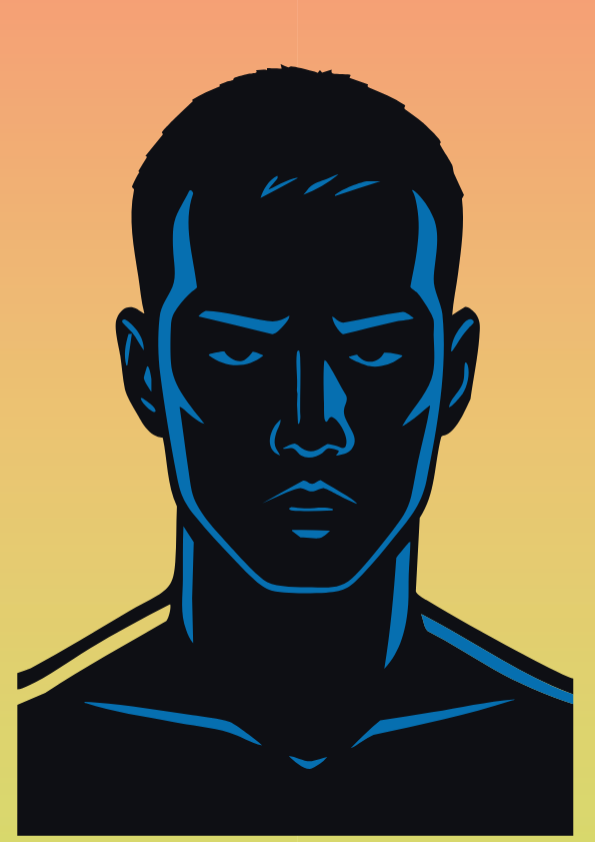
Frame 1 (no input)
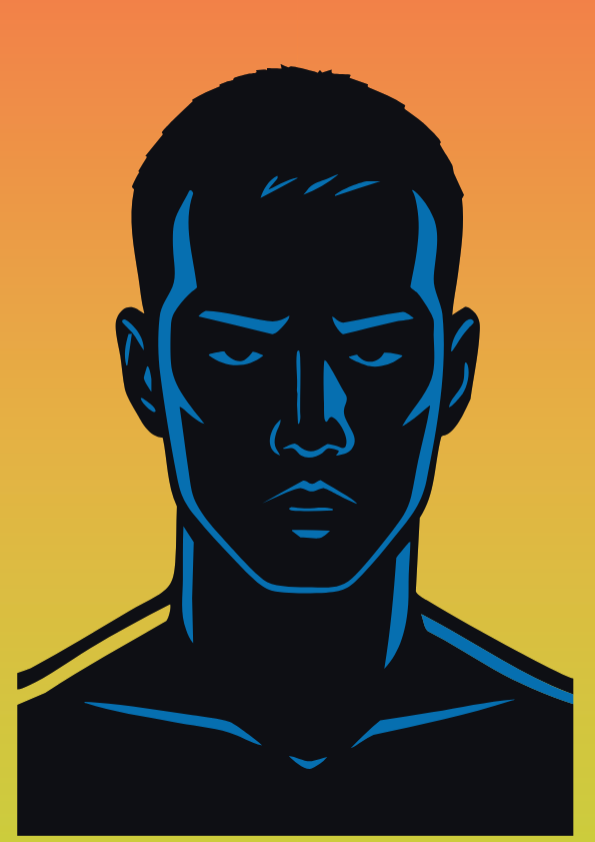
Frame 60 (no input)
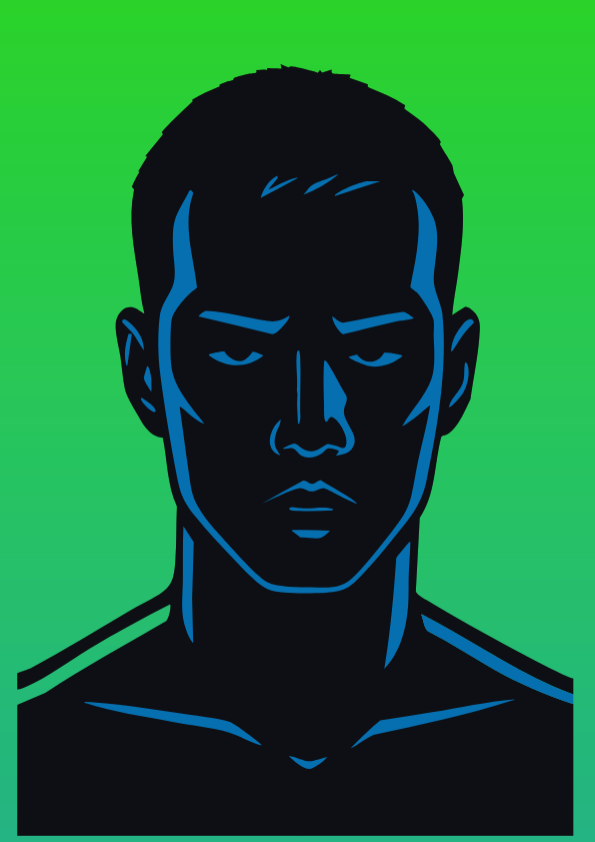
Frame 120 (the mouse pressed at the canvas centre since frame 60)

The p5.js sketch that drew these frames (run headless with seeded random() and noise() and a simulated clock; from frame 60 on, the mouse is pressed at the canvas centre):

// p5.js sketch
// ── sketch.js
/* Auto-generated p5.js sketch
   Source: SVG with 27 <path> elements
   Total cubic segments: 574

   How it works:
   - segments[] contains cubic bezier segments in p5 order:
     [x1,y1, cx1,cy1, cx2,cy2, x2,y2]
   - We draw them with bezier(...).
   - Canvas matches the SVG viewBox (595.28 x 841.89). Change if desired.
*/
// === Colors sampled from your PNG ===
const COL = {
  navy:    '#0e0f14', // main silhouette (almost black)
  blue:    '#066fb0', // bright blue planes
  blueDeep:'#173a54', // darker blue accent strokes
  bgTop:   '#e17f46', // top of background
  bgMid:   '#eda35a', // middle blend
  bgBot:   '#f3c075'  // bottom of background
};

// Turn this ON once to see path numbers rendered on the canvas.
const SHOW_INDEX_OVERLAY = false;

// After you run with the overlay, put the indices you see here:
const IDX = {
  silhouette: [0],
  bluePlanes: [
    26,27, 28, 30, 31, 32, 36, 37, 39, 42, 46, 48,
    43, 47, 44, 45, 49, 50, 51, 33, 34, 29, 35, 38, 40, 41
  ],
  deepCuts: [],

  holesInSilhouette: []
};




const segments = [[16.94, 818.42, 16.963333333333335, 775.64, 16.986666666666668, 732.8599999999999, 17.01, 690.0799999999999], [17.01, 690.0799999999999, 26.156666666666666, 686.1833333333333, 35.303333333333335, 682.2866666666665, 44.45, 678.3899999999999], [44.45, 678.3899999999999, 82.69, 652.8499999999999, 123.46000000000001, 631.2499999999999, 163.07999999999998, 607.9799999999999], [163.07999999999998, 607.9799999999999, 165.61999999999998, 605.1899999999999, 167.55999999999997, 596.42, 167.04999999999998, 592.7599999999999], [167.04999999999998, 592.7599999999999, 166.95, 592.0299999999999, 167.35, 591.8299999999999, 166.26999999999998, 591.9799999999999], [166.26999999999998, 591.9799999999999, 139.71999999999997, 605.7799999999999, 113.22999999999999, 619.8199999999999, 87.57999999999998, 635.2299999999999], [87.57999999999998, 635.2299999999999, 67.80999999999999, 647.1099999999999, 47.289999999999985, 662.9599999999999, 26.349999999999987, 671.9799999999999], [26.349999999999987, 671.9799999999999, 23.349999999999987, 673.2699999999999, 20.239999999999988, 674.8699999999999, 16.939999999999987, 675.0799999999999], [16.939999999999987, 675.0799999999999, 16.939999999999987, 669.7533333333332, 16.939999999999987, 664.4266666666666, 16.939999999999987, 659.0999999999999], [16.939999999999987, 659.0999999999999, 21.316666666666652, 657.5299999999999, 25.69333333333332, 655.9599999999999, 30.069999999999986, 654.3899999999999], [30.069999999999986, 654.3899999999999, 62.639999999999986, 636.4799999999999, 94.48999999999998, 617.3799999999999, 126.42999999999998, 598.4599999999999], [126.42999999999998, 598.4599999999999, 135.39999999999998, 593.15, 145.01999999999998, 588.7399999999999, 153.89999999999998, 583.3299999999999], [153.89999999999998, 583.3299999999999, 168.56999999999996, 574.41, 170.53999999999996, 567.05, 171.82999999999998, 550.1299999999999], [171.82999999999998, 550.1299999999999, 173.2, 532.0999999999999, 172.60999999999999, 513.8299999999999, 173.45, 495.76999999999987], [173.45, 495.76999999999987, 163.73999999999998, 474.6399999999999, 164.26, 450.9399999999999, 159.61999999999998, 428.6299999999999], [159.61999999999998, 428.6299999999999, 146.03999999999996, 427.4499999999999, 139.48999999999998, 414.1899999999999, 133.42999999999998, 403.6999999999999], [133.42999999999998, 403.6999999999999, 129.99999999999997, 397.7599999999999, 123.90999999999998, 387.4999999999999, 122.47999999999998, 381.08999999999986], [122.47999999999998, 381.08999999999986, 120.23999999999998, 371.03999999999985, 119.50999999999998, 358.76999999999987, 117.92999999999998, 348.33999999999986], [117.92999999999998, 348.33999999999986, 116.52999999999997, 339.09999999999985, 111.15999999999998, 320.17999999999984, 114.42999999999998, 312.01999999999987], [114.42999999999998, 312.01999999999987, 117.89999999999998, 303.3699999999999, 124.90999999999998, 297.96999999999986, 134.07999999999998, 302.33999999999986], [134.07999999999998, 302.33999999999986, 135.2, 302.86999999999983, 141.1, 307.23999999999984, 141.51, 306.8899999999999], [141.51, 306.8899999999999, 138.42, 294.95999999999987, 137.45, 282.6199999999999, 135.57999999999998, 270.46999999999986], [135.57999999999998, 270.46999999999986, 131.23999999999998, 242.26999999999987, 125.47999999999999, 214.24999999999986, 131.39999999999998, 185.67999999999984], [131.39999999999998, 185.67999999999984, 131.48, 184.52999999999983, 129.45999999999998, 183.69999999999985, 129.40999999999997, 183.01999999999984], [129.40999999999997, 183.01999999999984, 129.32999999999996, 181.90999999999983, 135.26999999999998, 170.18999999999983, 136.69999999999996, 168.58999999999983], [136.69999999999996, 168.58999999999983, 136.3433333333333, 168.24333333333317, 135.98666666666662, 167.8966666666665, 135.62999999999997, 167.54999999999984], [135.62999999999997, 167.54999999999984, 138.4733333333333, 162.92999999999984, 141.31666666666663, 158.30999999999983, 144.15999999999997, 153.68999999999983], [144.15999999999997, 153.68999999999983, 143.6333333333333, 153.3366666666665, 143.10666666666663, 152.98333333333315, 142.57999999999996, 152.62999999999982], [142.57999999999996, 152.62999999999982, 148.16999999999996, 145.78333333333316, 153.75999999999996, 138.9366666666665, 159.34999999999997, 132.08999999999983], [159.34999999999997, 132.08999999999983, 160.20999999999998, 131.10999999999984, 158.72999999999996, 130.20999999999984, 158.70999999999998, 129.70999999999984], [158.70999999999998, 129.70999999999984, 158.65999999999997, 128.43999999999983, 169.79, 117.31999999999984, 171.55999999999997, 115.57999999999984], [171.55999999999997, 115.57999999999984, 177.5133333333333, 109.98999999999984, 183.46666666666664, 104.39999999999985, 189.41999999999996, 98.80999999999985], [189.41999999999996, 98.80999999999985, 189.0833333333333, 98.70333333333318, 188.74666666666664, 98.59666666666652, 188.40999999999997, 98.48999999999985], [188.40999999999997, 98.48999999999985, 188.46999999999997, 98.14666666666652, 188.52999999999997, 97.80333333333319, 188.58999999999997, 97.45999999999985], [188.58999999999997, 97.45999999999985, 197.10999999999999, 92.33999999999985, 206.29999999999998, 88.42999999999985, 215.45999999999998, 84.61999999999985], [215.45999999999998, 84.61999999999985, 215.3733333333333, 84.09999999999985, 215.28666666666666, 83.57999999999984, 215.2, 83.05999999999985], [215.2, 83.05999999999985, 215.5, 82.53999999999985, 221.83999999999997, 80.19999999999985, 223.06, 79.73999999999985], [223.06, 79.73999999999985, 224.53, 79.18999999999986, 227.51, 78.79999999999986, 228.43, 78.30999999999985], [228.43, 78.30999999999985, 229.08, 77.95999999999985, 228.59, 76.82999999999984, 229.68, 76.24999999999984], [229.68, 76.24999999999984, 231.6, 75.23999999999984, 241.92000000000002, 72.79999999999984, 244.74, 72.13999999999984], [244.74, 72.13999999999984, 246.13, 71.80999999999985, 251.39000000000001, 71.54999999999984, 251.63, 70.51999999999984], [251.63, 70.51999999999984, 251.46666666666667, 69.91333333333317, 251.3033333333333, 69.30666666666652, 251.14, 68.69999999999985], [251.14, 68.69999999999985, 254.79999999999998, 68.94999999999985, 258.18, 67.33999999999985, 261.78, 68.69999999999985], [261.78, 68.69999999999985, 261.78, 67.98666666666651, 261.78, 67.27333333333318, 261.78, 66.55999999999985], [261.78, 66.55999999999985, 261.78, 66.55999999999985, 276.15, 67.08999999999985, 276.15, 67.08999999999985], [276.15, 67.08999999999985, 275.7966666666666, 65.66999999999985, 275.4433333333333, 64.24999999999984, 275.09, 62.82999999999985], [275.09, 62.82999999999985, 277.15999999999997, 63.47999999999985, 280.58, 65.51999999999985, 282.53, 65.82999999999984], [282.53, 65.82999999999984, 283.72999999999996, 66.01999999999984, 284.03999999999996, 64.98999999999984, 285.32, 65.03999999999984], [285.32, 65.03999999999984, 289.46, 65.21999999999984, 300.71, 68.31999999999984, 305.53999999999996, 69.36999999999983], [305.53999999999996, 69.36999999999983, 307.52, 69.79999999999984, 309.62999999999994, 70.59999999999984, 311.56999999999994, 71.21999999999983], [311.56999999999994, 71.21999999999983, 312.27333333333326, 70.37333333333316, 312.97666666666663, 69.52666666666649, 313.67999999999995, 68.67999999999982], [313.67999999999995, 68.67999999999982, 314.3866666666666, 69.50666666666649, 315.0933333333333, 70.33333333333316, 315.79999999999995, 71.15999999999983], [315.79999999999995, 71.15999999999983, 318.90666666666664, 70.1566666666665, 322.01333333333326, 69.15333333333315, 325.11999999999995, 68.14999999999982], [325.11999999999995, 68.14999999999982, 325.11999999999995, 70.26999999999983, 324.5199999999999, 71.32999999999983, 326.80999999999995, 72.05999999999982], [326.80999999999995, 72.05999999999982, 329.09999999999997, 72.78999999999981, 342.90999999999997, 72.28999999999982, 343.75999999999993, 73.47999999999982], [343.75999999999993, 73.47999999999982, 343.4066666666666, 74.36333333333316, 343.0533333333333, 75.24666666666648, 342.69999999999993, 76.12999999999982], [342.69999999999993, 76.12999999999982, 348.7333333333333, 78.2666666666665, 354.7666666666666, 80.40333333333315, 360.79999999999995, 82.53999999999982], [360.79999999999995, 82.53999999999982, 360.42999999999995, 83.94999999999982, 359.92999999999995, 84.50999999999982, 361.35999999999996, 85.42999999999982], [361.35999999999996, 85.42999999999982, 373.65, 90.64999999999982, 386.00999999999993, 95.36999999999982, 397.04999999999995, 103.02999999999983], [397.04999999999995, 103.02999999999983, 397.96, 104.12999999999982, 395.50999999999993, 105.40999999999983, 396.96, 106.79999999999983], [396.96, 106.79999999999983, 402.85999999999996, 110.92999999999982, 408.81, 115.14999999999982, 414.28999999999996, 119.83999999999983], [414.28999999999996, 119.83999999999983, 417.29999999999995, 122.41999999999983, 432.22999999999996, 136.29999999999984, 432.11999999999995, 139.27999999999983], [432.11999999999995, 139.27999999999983, 432.09, 139.94999999999982, 431.31999999999994, 140.45999999999984, 431.28, 140.87999999999982], [431.28, 140.87999999999982, 431.15999999999997, 142.17999999999984, 441.82, 157.94999999999982, 443.17999999999995, 161.25999999999982], [443.17999999999995, 161.25999999999982, 444.31999999999994, 164.0199999999998, 444.15999999999997, 166.75999999999982, 445.03999999999996, 169.52999999999983], [445.03999999999996, 169.52999999999983, 448.30999999999995, 176.6766666666665, 451.58, 183.82333333333315, 454.84999999999997, 190.96999999999983], [454.84999999999997, 190.96999999999983, 454.19333333333327, 192.20333333333315, 453.53666666666663, 193.4366666666665, 452.87999999999994, 194.66999999999982], [452.87999999999994, 194.66999999999982, 455.73999999999995, 219.09999999999982, 452.31999999999994, 243.4299999999998, 449.10999999999996, 267.6299999999998], [449.10999999999996, 267.6299999999998, 447.30999999999995, 281.23999999999984, 444.43999999999994, 294.7699999999998, 443.33, 308.4599999999998], [443.33, 308.4599999999998, 447.5433333333333, 305.8299999999998, 451.75666666666666, 303.1999999999998, 455.96999999999997, 300.5699999999998], [455.96999999999997, 300.5699999999998, 459.32, 299.9099999999998, 464.51, 304.9099999999998, 466.44, 307.4399999999998], [466.44, 307.4399999999998, 471.69, 314.35999999999984, 470.56, 321.8799999999998, 469.94, 330.0299999999998], [469.94, 330.0299999999998, 468.43, 350.0299999999998, 463.94, 370.7499999999998, 461.28, 390.6299999999998], [461.28, 390.6299999999998, 456.03, 401.41999999999985, 448.66999999999996, 420.42999999999984, 437.30999999999995, 425.7799999999998], [437.30999999999995, 425.7799999999998, 435.71999999999997, 426.5299999999998, 433.2699999999999, 426.4299999999998, 432.53999999999996, 427.9399999999998], [432.53999999999996, 427.9399999999998, 425.83, 454.23999999999984, 427.16999999999996, 483.99999999999983, 411.51, 507.05999999999983], [411.51, 507.05999999999983, 410.23, 530.9933333333331, 408.95, 554.9266666666665, 407.67, 578.8599999999998], [407.67, 578.8599999999998, 408.27000000000004, 581.9999999999998, 415.41, 585.8899999999998, 418.14000000000004, 587.5599999999998], [418.14000000000004, 587.5599999999998, 446.03000000000003, 604.5499999999998, 477.44000000000005, 621.8899999999999, 506.31000000000006, 637.3099999999998], [506.31000000000006, 637.3099999999998, 522.08, 645.7299999999998, 541.84, 656.4699999999998, 558.1, 663.2599999999999], [558.1, 663.2599999999999, 559.38, 663.7899999999998, 560.6800000000001, 664.1099999999999, 562.02, 664.3999999999999], [562.02, 664.3999999999999, 562.02, 669.5499999999998, 562.02, 674.6999999999999, 562.02, 679.8499999999999], [562.02, 679.8499999999999, 554.89, 677.29, 547.8199999999999, 674.5199999999999, 540.9, 671.42], [540.9, 671.42, 496.91999999999996, 651.75, 457.10999999999996, 623.9699999999999, 414.40999999999997, 601.9599999999999], [414.40999999999997, 601.9599999999999, 413.96999999999997, 601.7399999999999, 413.28999999999996, 601.04, 412.96999999999997, 601.8], [412.96999999999997, 601.8, 415.2, 607.12, 415.29999999999995, 613.4499999999999, 419.16999999999996, 617.9699999999999], [419.16999999999996, 617.9699999999999, 441.4, 629.3499999999999, 462.28, 643.1099999999999, 483.94999999999993, 655.43], [483.94999999999993, 655.43, 508.6599999999999, 669.4799999999999, 535.04, 680.4699999999999, 562.02, 689.4399999999999], [562.02, 689.4399999999999, 562.02, 732.42, 562.02, 775.3999999999999, 562.02, 818.3799999999999], [562.02, 818.3799999999999, 380.3266666666667, 818.3799999999999, 198.63333333333338, 818.3799999999999, 16.94, 818.3799999999999], [16.94, 818.3799999999999, 16.94, 818.3933333333332, 16.94, 818.4066666666666, 16.94, 818.42], [332.07, 170.51, 328.2, 171.03, 324.59, 173.54999999999998, 320.88, 175.03], [320.88, 175.03, 313.86, 177.82, 308.65, 178.57, 302.77, 184.07], [302.77, 184.07, 301.00333333333333, 186.29666666666665, 299.2366666666666, 188.52333333333334, 297.46999999999997, 190.75], [297.46999999999997, 190.75, 309.99999999999994, 185.86, 321.63, 178.98, 332.05999999999995, 170.51], [332.05999999999995, 170.51, 332.0633333333333, 170.51, 332.06666666666666, 170.51, 332.07, 170.51], [271.91, 172.11, 263.61, 176.15, 258.01000000000005, 185.33, 255.42000000000002, 193.95000000000002], [255.42000000000002, 193.95000000000002, 267.48333333333335, 187.46333333333334, 279.5466666666667, 180.9766666666667, 291.61, 174.49], [291.61, 174.49, 291.71000000000004, 173.08, 291.38, 173.95000000000002, 290.7, 174.12], [290.7, 174.12, 286.83, 175.05, 282.42, 176.62, 278.71, 178.1], [278.71, 178.1, 273.39, 180.22, 268.65, 183.21, 263.4, 185.42], [263.4, 185.42, 262.85999999999996, 184.95999999999998, 271.54999999999995, 176.08999999999997, 272.19, 174.2], [272.19, 174.2, 272.48, 173.33999999999997, 271.98, 172.89, 271.91, 172.10999999999999], [271.91, 172.10999999999999, 271.91, 172.10999999999999, 271.91, 172.11, 271.91, 172.11], [373.06, 177.43, 369.06666666666666, 177.43, 365.0733333333333, 177.43, 361.08, 177.43], [361.08, 177.43, 354.44, 177.43, 334.25, 185.63, 329.24, 190.32], [329.24, 190.32, 328.84000000000003, 190.7, 327.66, 191.15, 328.62, 191.82999999999998], [328.62, 191.82999999999998, 343.43333333333334, 187.03333333333333, 358.24666666666667, 182.23666666666665, 373.06, 177.44], [373.06, 177.44, 373.06, 177.43666666666667, 373.06, 177.43333333333334, 373.06, 177.43], [200.59, 415.07, 186.89000000000001, 397.46999999999997, 169.16, 378.61, 167.59, 355.13], [167.59, 355.13, 166.89000000000001, 344.68, 166.98, 329.90999999999997, 167.56, 319.40999999999997], [167.56, 319.40999999999997, 168.05, 310.41999999999996, 169.96, 306.86999999999995, 175.12, 299.80999999999995], [175.12, 299.80999999999995, 178.68, 294.93999999999994, 183.4, 289.98999999999995, 187.8, 285.85999999999996], [187.8, 285.85999999999996, 188.97, 284.75999999999993, 192.89000000000001, 282.33, 193.14000000000001, 281.06999999999994], [193.14000000000001, 281.06999999999994, 189.72000000000003, 250.66999999999993, 178.66000000000003, 219.51999999999992, 189.39000000000001, 189.34999999999994], [189.39000000000001, 189.34999999999994, 189.39000000000001, 187.72999999999993, 186.73000000000002, 184.57999999999993, 185.43, 187.04999999999993], [185.43, 187.04999999999993, 180.89000000000001, 197.06999999999994, 173.64000000000001, 206.51999999999992, 170.93, 217.28999999999994], [170.93, 217.28999999999994, 169.0, 224.93999999999994, 169.43, 235.73999999999992, 169.69, 243.79999999999993], [169.69, 243.79999999999993, 170.06, 255.59999999999994, 173.69, 269.98999999999995, 169.03, 280.9199999999999], [169.03, 280.9199999999999, 164.34, 291.9099999999999, 157.83, 298.2399999999999, 156.41, 310.9199999999999], [156.41, 310.9199999999999, 154.48, 328.1899999999999, 154.85, 348.4999999999999, 157.01, 365.7199999999999], [157.01, 365.7199999999999, 161.01999999999998, 397.7299999999999, 167.06, 432.9699999999999, 173.07, 464.7299999999999], [173.07, 464.7299999999999, 176.66, 483.6699999999999, 180.01, 491.5899999999999, 192.07999999999998, 506.4399999999999], [192.07999999999998, 506.4399999999999, 203.04, 519.9299999999998, 216.40999999999997, 534.1299999999999, 228.51999999999998, 546.6899999999998], [228.51999999999998, 546.6899999999998, 236.90999999999997, 555.3899999999999, 253.10999999999999, 573.2199999999998, 263.82, 577.4199999999998], [263.82, 577.4199999999998, 274.53, 581.6199999999999, 306.61, 580.8599999999999, 319.59, 580.2499999999999], [319.59, 580.2499999999999, 339.17999999999995, 579.3199999999999, 344.10999999999996, 574.2699999999999, 356.89, 560.8799999999999], [356.89, 560.8799999999999, 366.47999999999996, 550.8399999999999, 375.97999999999996, 539.1199999999999, 384.74, 528.2799999999999], [384.74, 528.2799999999999, 400.31, 509.03999999999985, 412.97, 495.72999999999985, 418.14, 470.59999999999985], [418.14, 470.59999999999985, 428.84999999999997, 418.6399999999999, 439.0, 360.72999999999985, 433.71999999999997, 307.6999999999998], [433.71999999999997, 307.6999999999998, 432.61999999999995, 296.7099999999998, 424.74999999999994, 284.36999999999983, 425.21, 273.0699999999998], [425.21, 273.0699999999998, 426.0, 253.71999999999983, 432.68, 231.68999999999983, 424.93, 213.12999999999982], [424.93, 213.12999999999982, 421.24, 204.28999999999982, 414.04, 193.28999999999982, 406.58, 187.2699999999998], [406.58, 187.2699999999998, 406.0, 186.7999999999998, 404.63, 185.4399999999998, 403.90999999999997, 186.2099999999998], [403.90999999999997, 186.2099999999998, 406.73999999999995, 190.4299999999998, 407.61999999999995, 195.85999999999981, 408.53, 200.7699999999998], [408.53, 200.7699999999998, 411.47999999999996, 216.7199999999998, 410.79999999999995, 229.8699999999998, 408.63, 245.81999999999982], [408.63, 245.81999999999982, 407.05, 257.4499999999998, 404.43, 268.97999999999985, 402.31, 280.5099999999998], [402.31, 280.5099999999998, 402.47, 282.1399999999998, 407.34, 284.8999999999998, 408.72, 286.35999999999984], [408.72, 286.35999999999984, 412.65000000000003, 290.51999999999987, 423.88000000000005, 307.49999999999983, 424.96000000000004, 312.72999999999985], [424.96000000000004, 312.72999999999985, 425.91, 317.3199999999998, 425.04, 324.57999999999987, 425.19000000000005, 329.5699999999998], [425.19000000000005, 329.5699999999998, 425.57000000000005, 342.29999999999984, 427.21000000000004, 358.8999999999998, 422.94000000000005, 370.9699999999998], [422.94000000000005, 370.9699999999998, 416.86000000000007, 388.1399999999998, 403.03000000000003, 401.5499999999998, 394.33000000000004, 417.1899999999998], [394.33000000000004, 417.1899999999998, 394.84000000000003, 417.66999999999985, 399.75000000000006, 414.1499999999998, 400.57000000000005, 413.5799999999998], [400.57000000000005, 413.5799999999998, 407.84000000000003, 408.5899999999998, 414.39000000000004, 402.5099999999998, 421.21000000000004, 396.9499999999998], [421.21000000000004, 396.9499999999998, 421.74, 397.11999999999983, 421.50000000000006, 398.2899999999998, 421.43000000000006, 398.7599999999998], [421.43000000000006, 398.7599999999998, 418.74000000000007, 415.6399999999998, 413.6000000000001, 433.8299999999998, 410.01000000000005, 450.73999999999984], [410.01000000000005, 450.73999999999984, 407.53000000000003, 462.39999999999986, 405.80000000000007, 474.3199999999998, 403.11000000000007, 485.92999999999984], [403.11000000000007, 485.92999999999984, 399.89000000000004, 499.85999999999984, 393.01000000000005, 508.8799999999998, 384.43000000000006, 519.9799999999998], [384.43000000000006, 519.9799999999998, 374.08000000000004, 533.3799999999998, 360.38000000000005, 550.5299999999997, 348.82000000000005, 562.6599999999997], [348.82000000000005, 562.6599999999997, 335.08000000000004, 577.0699999999997, 323.7300000000001, 575.2499999999998, 305.14000000000004, 574.9299999999997], [305.14000000000004, 574.9299999999997, 293.27000000000004, 574.7199999999997, 272.19000000000005, 575.2199999999997, 262.14000000000004, 570.0199999999998], [262.14000000000004, 570.0199999999998, 252.09000000000003, 564.8199999999998, 231.64000000000004, 541.5099999999998, 223.18000000000004, 532.2899999999997], [223.18000000000004, 532.2899999999997, 210.35000000000002, 518.3099999999997, 191.91000000000003, 499.5499999999997, 187.96000000000004, 480.6899999999997], [187.96000000000004, 480.6899999999997, 186.58000000000004, 474.0899999999997, 185.69000000000003, 466.7399999999997, 184.67000000000004, 460.0099999999997], [184.67000000000004, 460.0099999999997, 181.56000000000003, 439.5699999999997, 179.19000000000005, 418.9899999999997, 176.09000000000003, 398.53999999999974], [176.09000000000003, 398.53999999999974, 177.07000000000002, 398.41999999999973, 177.76000000000002, 399.08999999999975, 178.47000000000003, 399.60999999999973], [178.47000000000003, 399.60999999999973, 181.85000000000002, 402.0699999999997, 185.32000000000002, 405.77999999999975, 188.89000000000001, 408.35999999999973], [188.89000000000001, 408.35999999999973, 192.28, 410.8099999999997, 196.59, 413.9899999999997, 200.57000000000002, 415.0499999999997], [200.57000000000002, 415.0499999999997, 200.57666666666668, 415.0566666666665, 200.58333333333334, 415.0633333333332, 200.59, 415.07], [283.62, 309.04, 276.11, 313.51000000000005, 271.1, 315.68, 262.21, 314.22], [262.21, 314.22, 242.13, 310.93, 222.36999999999998, 305.26000000000005, 201.89, 304.31], [201.89, 304.31, 200.54999999999998, 304.36, 194.76, 308.39, 194.73, 309.83], [194.73, 309.83, 218.78, 315.62333333333333, 242.82999999999998, 321.41666666666663, 266.88, 327.21], [266.88, 327.21, 268.42, 327.21999999999997, 270.07, 326.12, 271.36, 325.26], [271.36, 325.26, 274.28000000000003, 323.3, 281.55, 315.06, 283.02000000000004, 311.89], [283.02000000000004, 311.89, 283.47, 310.91999999999996, 283.81000000000006, 310.15999999999997, 283.63000000000005, 309.03999999999996], [283.63000000000005, 309.03999999999996, 283.6266666666667, 309.03999999999996, 283.62333333333333, 309.04, 283.62, 309.04], [404.23, 310.35, 402.43, 308.81, 397.44, 305.34000000000003, 395.16, 305.3], [395.16, 305.3, 375.39000000000004, 307.62, 356.07000000000005, 312.15000000000003, 336.58000000000004, 316.02000000000004], [336.58000000000004, 316.02000000000004, 332.67, 315.75000000000006, 329.94000000000005, 312.8, 327.01000000000005, 310.64000000000004], [327.01000000000005, 310.64000000000004, 326.59000000000003, 310.33000000000004, 326.11000000000007, 309.55000000000007, 325.6700000000001, 310.38000000000005], [325.6700000000001, 310.38000000000005, 326.2800000000001, 313.91, 327.81000000000006, 317.18000000000006, 329.7100000000001, 320.19000000000005], [329.7100000000001, 320.19000000000005, 330.8900000000001, 322.05000000000007, 334.4400000000001, 327.08000000000004, 336.5800000000001, 327.21000000000004], [336.5800000000001, 327.21000000000004, 353.2400000000001, 323.54, 369.6400000000001, 318.63000000000005, 386.3400000000001, 315.16], [386.3400000000001, 315.16, 391.80000000000007, 314.03000000000003, 399.6300000000001, 313.65000000000003, 404.6000000000001, 312.12], [404.6000000000001, 312.12, 404.94000000000005, 312.02, 405.7200000000001, 311.55, 405.5200000000001, 311.19], [405.5200000000001, 311.19, 404.7500000000001, 311.36, 404.61000000000007, 310.68, 404.2300000000001, 310.36], [404.2300000000001, 310.36, 404.2300000000001, 310.3566666666667, 404.23, 310.35333333333335, 404.23, 310.35], [459.6, 321.07, 461.40000000000003, 319.13, 466.09000000000003, 316.18, 463.84000000000003, 313.81], [463.84000000000003, 313.81, 459.53000000000003, 309.26, 454.08000000000004, 317.1, 451.62, 320.28000000000003], [451.62, 320.28000000000003, 445.85, 327.75000000000006, 442.73, 334.57000000000005, 442.26, 344.21000000000004], [442.26, 344.21000000000004, 443.43, 344.41, 444.25, 342.54, 444.82, 341.71000000000004], [444.82, 341.71000000000004, 450.19, 333.93000000000006, 452.84999999999997, 328.34000000000003, 459.59999999999997, 321.08000000000004], [459.59999999999997, 321.08000000000004, 459.59999999999997, 321.0766666666667, 459.6, 321.0733333333333, 459.6, 321.07], [140.96, 343.14, 141.38, 336.36, 138.36, 329.21999999999997, 134.49, 323.78], [134.49, 323.78, 132.48000000000002, 320.96, 126.03, 313.96, 122.89000000000001, 312.98999999999995], [122.89000000000001, 312.98999999999995, 120.97000000000001, 312.4, 119.06000000000002, 313.50999999999993, 119.93000000000002, 315.41999999999996], [119.93000000000002, 315.41999999999996, 120.39000000000001, 316.42999999999995, 127.79000000000002, 323.49999999999994, 129.47000000000003, 325.60999999999996], [129.47000000000003, 325.60999999999996, 133.89000000000001, 331.16999999999996, 136.94000000000003, 337.40999999999997, 140.96000000000004, 343.14], [140.96000000000004, 343.14, 140.96000000000004, 343.14, 140.96, 343.14, 140.96, 343.14], [129.26, 326.62, 128.17333333333332, 326.72333333333336, 127.08666666666666, 326.82666666666665, 125.99999999999999, 326.93], [125.99999999999999, 326.93, 122.91999999999999, 337.32, 121.02999999999999, 347.36, 123.93999999999998, 358.06], [123.93999999999998, 358.06, 124.29333333333332, 357.7966666666667, 124.64666666666665, 357.5333333333333, 124.99999999999999, 357.27], [124.99999999999999, 357.27, 126.41999999999999, 347.05333333333334, 127.83999999999999, 336.83666666666664, 129.26, 326.62], [293.2, 343.14, 291.7, 343.07, 291.21999999999997, 344.24, 291.05, 345.51], [291.05, 345.51, 289.58, 356.65999999999997, 292.27000000000004, 370.83, 291.05, 382.32], [291.05, 382.32, 291.24, 383.38666666666666, 291.43, 384.4533333333333, 291.62, 385.52], [291.62, 385.52, 291.48333333333335, 389.10999999999996, 291.34666666666664, 392.7, 291.21, 396.28999999999996], [291.21, 396.28999999999996, 291.5233333333333, 402.5466666666666, 291.83666666666664, 408.8033333333333, 292.15, 415.05999999999995], [292.15, 415.05999999999995, 293.42999999999995, 415.46999999999997, 293.64, 413.7699999999999, 293.9, 412.8299999999999], [293.9, 412.8299999999999, 295.14, 408.3999999999999, 294.28, 406.5199999999999, 294.25, 402.55999999999995], [294.25, 402.55999999999995, 294.14, 385.38999999999993, 295.09, 367.31999999999994, 294.29, 350.28999999999996], [294.29, 350.28999999999996, 294.17, 347.83, 293.97, 345.47999999999996, 293.20000000000005, 343.12999999999994], [293.20000000000005, 343.12999999999994, 293.20000000000005, 343.13333333333327, 293.2, 343.13666666666666, 293.2, 343.14], [220.18, 344.32, 219.11, 343.69, 207.39000000000001, 346.01, 205.6, 346.82], [205.6, 346.82, 204.98, 347.09999999999997, 204.63, 346.57, 204.85999999999999, 347.93], [204.85999999999999, 347.93, 221.17999999999998, 360.1, 241.88, 361.26, 258.08, 348.21], [258.08, 348.21, 258.06, 347.40999999999997, 248.98999999999998, 344.0, 247.80999999999997, 344.28999999999996], [247.80999999999997, 344.28999999999996, 244.67, 348.11999999999995, 241.57999999999998, 352.65, 236.27999999999997, 353.58], [236.27999999999997, 353.58, 230.97999999999996, 354.51, 222.61999999999998, 349.10999999999996, 220.18999999999997, 344.33], [220.18999999999997, 344.33, 220.18666666666664, 344.32666666666665, 220.18333333333334, 344.3233333333333, 220.18, 344.32], [394.35, 347.94, 388.56, 346.48, 382.69, 344.83, 376.6, 345.36], [376.6, 345.36, 370.75, 356.31, 358.01000000000005, 357.27000000000004, 350.33000000000004, 347.47], [350.33000000000004, 347.47, 349.38000000000005, 347.20000000000005, 344.79, 348.57000000000005, 343.44000000000005, 348.94000000000005], [343.44000000000005, 348.94000000000005, 342.72, 349.13000000000005, 341.95000000000005, 348.58000000000004, 342.19000000000005, 349.80000000000007], [342.19000000000005, 349.80000000000007, 343.43000000000006, 352.24000000000007, 358.57000000000005, 357.86000000000007, 361.75000000000006, 358.4600000000001], [361.75000000000006, 358.4600000000001, 371.7300000000001, 360.3300000000001, 383.24000000000007, 357.1000000000001, 391.32000000000005, 351.0400000000001], [391.32000000000005, 351.0400000000001, 391.89000000000004, 350.61000000000007, 395.01000000000005, 348.6600000000001, 394.34000000000003, 347.9500000000001], [394.34000000000003, 347.9500000000001, 394.34333333333336, 347.9466666666667, 394.3466666666667, 347.9433333333334, 394.35, 347.94], [344.62, 439.89, 355.88, 425.96999999999997, 333.99, 413.62, 337.55, 399.5], [337.55, 399.5, 338.55, 395.53, 341.3, 391.62, 339.38, 387.23], [339.38, 387.23, 333.44, 377.47, 328.48, 367.01, 322.38, 357.36], [322.38, 357.36, 321.88, 356.56, 319.11, 352.09000000000003, 318.23, 352.73], [318.23, 352.73, 317.97, 353.71000000000004, 317.74, 354.6, 317.67, 355.63], [317.67, 355.63, 316.81, 367.81, 317.39000000000004, 383.23, 317.67, 395.63], [317.67, 395.63, 317.76, 399.59, 317.58000000000004, 407.02, 318.26, 410.51], [318.26, 410.51, 318.36, 411.02, 319.24, 413.28, 320.09, 412.93], [320.09, 412.93, 322.7, 411.86, 322.59, 405.41, 328.35999999999996, 409.99], [328.35999999999996, 409.99, 334.12999999999994, 414.57, 342.50999999999993, 429.5, 338.86999999999995, 437.05], [338.86999999999995, 437.05, 337.1499999999999, 440.62, 332.6499999999999, 437.32, 329.5199999999999, 436.53000000000003], [329.5199999999999, 436.53000000000003, 327.5799999999999, 436.04, 322.8499999999999, 434.62, 321.19999999999993, 434.78000000000003], [321.19999999999993, 434.78000000000003, 319.54999999999995, 434.94000000000005, 313.4099999999999, 439.72, 310.60999999999996, 440.74], [310.60999999999996, 440.74, 305.22999999999996, 442.7, 301.30999999999995, 442.13, 296.44999999999993, 439.26], [296.44999999999993, 439.26, 294.42999999999995, 438.07, 290.7699999999999, 434.18, 288.73999999999995, 434.26], [288.73999999999995, 434.26, 286.71, 434.34, 280.75999999999993, 437.11, 278.8299999999999, 438.24], [278.8299999999999, 438.24, 278.13999999999993, 438.65000000000003, 277.48999999999995, 438.15000000000003, 277.7799999999999, 439.56], [277.7799999999999, 439.56, 282.1099999999999, 439.31, 285.2899999999999, 437.33, 289.2299999999999, 440.09], [289.2299999999999, 440.09, 291.2499999999999, 441.51, 293.3499999999999, 444.96999999999997, 295.38999999999993, 446.17999999999995], [295.38999999999993, 446.17999999999995, 301.5899999999999, 449.85999999999996, 310.67999999999995, 447.59999999999997, 316.05999999999995, 443.50999999999993], [316.05999999999995, 443.50999999999993, 317.66999999999996, 442.2899999999999, 319.38999999999993, 439.56999999999994, 321.2699999999999, 439.13999999999993], [321.2699999999999, 439.13999999999993, 324.1699999999999, 438.4799999999999, 329.13999999999993, 439.93999999999994, 331.8399999999999, 441.12999999999994], [331.8399999999999, 441.12999999999994, 332.9199999999999, 442.63999999999993, 329.80999999999995, 444.54999999999995, 329.6799999999999, 445.9599999999999], [329.6799999999999, 445.9599999999999, 335.1999999999999, 445.13999999999993, 340.9099999999999, 444.4599999999999, 344.6299999999999, 439.86999999999995], [344.6299999999999, 439.86999999999995, 344.6266666666666, 439.8766666666666, 344.6233333333333, 439.8833333333333, 344.62, 439.89], [440.13, 398.55, 441.88, 400.3, 452.46999999999997, 387.27000000000004, 453.56, 385.62], [453.56, 385.62, 458.23, 378.53000000000003, 461.0, 366.16, 458.62, 357.93], [458.62, 357.93, 458.01, 355.8, 456.16, 352.85, 455.62, 356.77], [455.62, 356.77, 454.51, 364.89, 456.38, 370.96999999999997, 452.06, 378.78999999999996], [452.06, 378.78999999999996, 448.39, 385.42999999999995, 441.99, 390.73999999999995, 440.13, 398.54999999999995], [440.13, 398.54999999999995, 440.13, 398.54999999999995, 440.13, 398.55, 440.13, 398.55], [148.42, 383.64, 148.42, 379.46666666666664, 148.42, 375.29333333333335, 148.42, 371.12], [148.42, 371.12, 148.42, 370.04, 147.44, 365.28000000000003, 147.10999999999999, 363.91], [147.10999999999999, 363.91, 146.83999999999997, 362.76000000000005, 145.07, 356.22, 143.91, 359.67], [143.91, 359.67, 143.43, 361.1, 141.04, 369.19, 141.03, 370.06], [141.03, 370.06, 141.02, 372.62, 146.66, 381.26, 148.41, 383.65], [148.41, 383.65, 148.41333333333333, 383.64666666666665, 148.41666666666666, 383.6433333333333, 148.42, 383.64], [138.57, 389.51, 137.0, 389.53999999999996, 139.38, 393.23, 139.68, 393.71999999999997], [139.68, 393.71999999999997, 141.3, 396.32, 147.16, 402.32, 150.0, 403.10999999999996], [150.0, 403.10999999999996, 155.1, 404.53999999999996, 151.35, 399.15999999999997, 149.74, 397.48999999999995], [149.74, 397.48999999999995, 148.58, 396.28, 139.5, 389.48999999999995, 138.56, 389.50999999999993], [138.56, 389.50999999999993, 138.56333333333333, 389.50999999999993, 138.56666666666666, 389.51, 138.57, 389.51], [274.57, 445.98, 273.31, 442.79, 270.7, 440.03000000000003, 269.76, 436.68], [269.76, 436.68, 268.55, 432.38, 269.59, 427.99, 270.84, 423.86], [270.84, 423.86, 272.17999999999995, 419.45, 275.28, 415.48, 275.09999999999997, 410.81], [275.09999999999997, 410.81, 264.67999999999995, 418.86, 258.10999999999996, 440.18, 274.57, 445.98], [349.63, 493.4, 349.84, 492.4, 349.14, 492.10999999999996, 348.53, 491.58], [348.53, 491.58, 346.21999999999997, 489.58, 342.42999999999995, 487.16999999999996, 339.79999999999995, 485.4], [339.79999999999995, 485.4, 331.56999999999994, 479.85999999999996, 322.71, 475.15, 314.23999999999995, 469.97999999999996], [314.23999999999995, 469.97999999999996, 311.60999999999996, 470.40999999999997, 308.72999999999996, 473.53999999999996, 306.23999999999995, 473.71999999999997], [306.23999999999995, 473.71999999999997, 302.22999999999996, 474.02, 300.12999999999994, 469.2, 296.24999999999994, 471.14], [296.24999999999994, 471.14, 283.16999999999996, 478.3833333333333, 270.0899999999999, 485.62666666666667, 257.00999999999993, 492.87], [257.00999999999993, 492.87, 263.7099999999999, 490.26, 270.06999999999994, 486.84000000000003, 276.7199999999999, 484.1], [276.7199999999999, 484.1, 280.56999999999994, 482.51000000000005, 292.0599999999999, 477.46000000000004, 295.4699999999999, 478.08000000000004], [295.4699999999999, 478.08000000000004, 300.3999999999999, 478.97, 302.2799999999999, 482.03000000000003, 308.12999999999994, 480.91], [308.12999999999994, 480.91, 310.67999999999995, 480.42, 314.41999999999996, 477.94, 316.9099999999999, 478.02000000000004], [316.9099999999999, 478.02000000000004, 319.6599999999999, 478.11, 333.9799999999999, 486.22, 337.7199999999999, 488.00000000000006], [337.7199999999999, 488.00000000000006, 341.4599999999999, 489.7800000000001, 345.68999999999994, 491.55000000000007, 349.6199999999999, 493.40000000000003], [349.6199999999999, 493.40000000000003, 349.6233333333333, 493.40000000000003, 349.6266666666666, 493.4, 349.63, 493.4], [326.22, 498.2, 317.07000000000005, 495.59999999999997, 307.66, 497.96, 298.25, 497.69], [298.25, 497.69, 294.23, 497.57, 289.54, 496.96, 285.49, 496.55], [285.49, 496.55, 284.69666666666666, 497.01, 283.90333333333336, 497.47, 283.11, 497.93], [283.11, 497.93, 283.78000000000003, 498.69, 284.59000000000003, 499.45, 285.61, 499.68], [285.61, 499.68, 287.28000000000003, 500.05, 291.96000000000004, 500.26, 293.99, 500.35], [293.99, 500.35, 304.54, 500.84000000000003, 315.7, 500.24, 326.22, 499.79], [326.22, 499.79, 326.22, 499.26000000000005, 326.22, 498.73, 326.22, 498.20000000000005], [326.22, 498.20000000000005, 326.22, 498.20000000000005, 326.22, 498.2, 326.22, 498.2], [189.4, 629.8, 189.05666666666667, 615.1366666666667, 188.71333333333334, 600.4733333333332, 188.37, 585.81], [188.37, 585.81, 188.9, 567.5166666666667, 189.43, 549.2233333333332, 189.96, 530.93], [189.96, 530.93, 186.58333333333334, 525.6999999999999, 183.20666666666668, 520.4699999999999, 179.83, 515.2399999999999], [179.83, 515.2399999999999, 179.03, 532.3499999999999, 179.43, 549.4999999999999, 179.31, 566.6899999999999], [179.31, 566.6899999999999, 179.19, 584.1099999999999, 176.32, 600.3599999999999, 182.61, 617.15], [182.61, 617.15, 184.25, 621.53, 186.16000000000003, 626.35, 189.4, 629.8], [323.55, 519.51, 311.59000000000003, 519.0699999999999, 299.6, 518.73, 287.64, 518.95], [287.64, 518.95, 286.83, 518.97, 286.08, 518.59, 286.28, 519.76], [286.28, 519.76, 289.06666666666666, 521.9466666666666, 291.8533333333333, 524.1333333333333, 294.64, 526.3199999999999], [294.64, 526.3199999999999, 300.31, 525.68, 307.22999999999996, 527.5899999999999, 312.65999999999997, 526.9899999999999], [312.65999999999997, 526.9899999999999, 315.88, 526.6399999999999, 321.30999999999995, 522.06, 323.53999999999996, 519.4999999999999], [323.53999999999996, 519.4999999999999, 323.5433333333333, 519.5033333333332, 323.5466666666667, 519.5066666666667, 323.55, 519.51], [402.33, 530.7, 401.27, 530.57, 400.57, 531.6, 399.93, 532.2900000000001], [399.93, 532.2900000000001, 398.25, 534.1100000000001, 388.81, 545.1, 388.51, 546.4300000000001], [388.51, 546.4300000000001, 385.96, 582.71, 382.78999999999996, 618.98, 376.78999999999996, 654.84], [376.78999999999996, 654.84, 392.97999999999996, 638.23, 398.62999999999994, 614.32, 400.2, 591.69], [400.2, 591.69, 400.86, 582.1300000000001, 400.38, 572.46, 400.72999999999996, 562.9000000000001], [400.72999999999996, 562.9000000000001, 401.11999999999995, 552.19, 402.12999999999994, 541.4300000000001, 402.33, 530.69], [402.33, 530.69, 402.33, 530.6933333333334, 402.33, 530.6966666666667, 402.33, 530.7], [504.53, 684.69, 477.33, 686.96, 450.64, 692.8000000000001, 423.78999999999996, 697.3900000000001], [423.78999999999996, 697.3900000000001, 406.85999999999996, 700.2900000000001, 389.79999999999995, 702.8600000000001, 372.79999999999995, 705.4800000000001], [372.79999999999995, 705.4800000000001, 362.59, 713.9100000000001, 352.99999999999994, 723.1400000000001, 343.78, 732.6300000000001], [343.78, 732.6300000000001, 347.77, 731.5800000000002, 351.4, 728.2300000000001, 355.0, 726.0200000000001], [355.0, 726.0200000000001, 358.6, 723.8100000000001, 362.31, 721.45, 366.23, 719.6800000000001], [366.23, 719.6800000000001, 411.78000000000003, 709.84, 458.01, 700.5000000000001, 502.28000000000003, 685.8900000000001], [502.28000000000003, 685.8900000000001, 502.93, 685.6800000000001, 504.53000000000003, 685.4900000000001, 504.53000000000003, 684.69], [504.53000000000003, 684.69, 504.53000000000003, 684.69, 504.53, 684.69, 504.53, 684.69], [257.01, 729.97, 253.03, 725.9200000000001, 247.97, 722.28, 243.34, 718.88], [243.34, 718.88, 239.16, 715.81, 229.45, 708.25, 225.09, 706.77], [225.09, 706.77, 215.53, 703.52, 199.0, 701.8, 188.53, 700.1999999999999], [188.53, 700.1999999999999, 158.26, 695.56, 125.30000000000001, 690.3699999999999, 94.91, 687.8799999999999], [94.91, 687.8799999999999, 90.96, 687.5599999999998, 86.89999999999999, 687.4199999999998, 82.94, 687.3499999999999], [82.94, 687.3499999999999, 82.66, 688.9399999999999, 83.36, 688.1899999999999, 84.19, 688.4699999999999], [84.19, 688.4699999999999, 108.8, 696.81, 142.95, 701.7699999999999, 169.05, 706.92], [169.05, 706.92, 186.59, 710.38, 207.91000000000003, 712.39, 224.65, 717.3399999999999], [224.65, 717.3399999999999, 235.46, 720.54, 245.86, 727.5799999999999, 257.01, 729.9699999999999], [257.01, 729.9699999999999, 257.01, 729.9699999999999, 257.01, 729.97, 257.01, 729.97], [320.89, 741.16, 315.9, 741.89, 310.51, 744.61, 305.59999999999997, 745.29], [305.59999999999997, 745.29, 298.7, 746.24, 290.15999999999997, 740.64, 283.09999999999997, 740.0899999999999], [283.09999999999997, 740.0899999999999, 287.57, 744.5899999999999, 297.02, 752.91, 303.59999999999997, 752.8799999999999], [303.59999999999997, 752.8799999999999, 306.9, 752.8599999999999, 314.51, 747.3799999999999, 317.16999999999996, 745.1599999999999], [317.16999999999996, 745.1599999999999, 318.40999999999997, 743.8266666666665, 319.65, 742.4933333333332, 320.89, 741.1599999999999], [320.89, 741.1599999999999, 320.89, 741.1599999999999, 320.89, 741.16, 320.89, 741.16], [562.02, 679.89, 562.02, 683.0866666666667, 562.02, 686.2833333333333, 562.02, 689.48], [562.02, 689.48, 535.04, 680.51, 508.65999999999997, 669.52, 483.95, 655.47], [483.95, 655.47, 462.28, 643.15, 441.4, 629.39, 419.16999999999996, 618.01], [419.16999999999996, 618.01, 415.29999999999995, 613.48, 415.19999999999993, 607.16, 412.96999999999997, 601.84], [412.96999999999997, 601.84, 413.28999999999996, 601.08, 413.96999999999997, 601.77, 414.40999999999997, 602.0], [414.40999999999997, 602.0, 457.10999999999996, 624.01, 496.92999999999995, 651.79, 540.9, 671.46], [540.9, 671.46, 547.8199999999999, 674.5600000000001, 554.89, 677.33, 562.02, 679.89], [200.59, 415.07, 196.62, 414.01, 192.31, 410.83, 188.91, 408.38], [188.91, 408.38, 185.32999999999998, 405.8, 181.87, 402.09, 178.49, 399.63], [178.49, 399.63, 177.77, 399.11, 177.08, 398.43, 176.11, 398.56], [176.11, 398.56, 179.21, 419.01, 181.59, 439.59000000000003, 184.69000000000003, 460.03], [184.69000000000003, 460.03, 185.71000000000004, 466.76, 186.60000000000002, 474.10999999999996, 187.98000000000002, 480.71], [187.98000000000002, 480.71, 191.93, 499.56, 210.37, 518.3199999999999, 223.20000000000002, 532.31], [223.20000000000002, 532.31, 231.66000000000003, 541.53, 252.20000000000002, 564.89, 262.16, 570.04], [262.16, 570.04, 272.12, 575.1899999999999, 293.29, 574.74, 305.16, 574.9499999999999], [305.16, 574.9499999999999, 323.75, 575.27, 335.1, 577.0899999999999, 348.84000000000003, 562.68], [348.84000000000003, 562.68, 360.41, 550.55, 374.11, 533.4, 384.45000000000005, 520.0], [384.45000000000005, 520.0, 393.03000000000003, 508.9, 399.90000000000003, 499.88, 403.13000000000005, 485.95], [403.13000000000005, 485.95, 405.82000000000005, 474.34, 407.55000000000007, 462.41999999999996, 410.03000000000003, 450.76], [410.03000000000003, 450.76, 413.62, 433.84999999999997, 418.75000000000006, 415.65999999999997, 421.45000000000005, 398.78], [421.45000000000005, 398.78, 421.53000000000003, 398.30999999999995, 421.76000000000005, 397.13, 421.23, 396.96999999999997], [421.23, 396.96999999999997, 414.40000000000003, 402.53, 407.85, 408.61999999999995, 400.59000000000003, 413.59999999999997], [400.59000000000003, 413.59999999999997, 399.77000000000004, 414.15999999999997, 394.86, 417.68999999999994, 394.35, 417.21], [394.35, 417.21, 403.05, 401.57, 416.87, 388.15999999999997, 422.96000000000004, 370.99], [422.96000000000004, 370.99, 427.24, 358.92, 425.6, 342.33, 425.21000000000004, 329.59000000000003], [425.21000000000004, 329.59000000000003, 425.06000000000006, 324.6, 425.94000000000005, 317.34000000000003, 424.98, 312.75000000000006], [424.98, 312.75000000000006, 423.90000000000003, 307.52000000000004, 412.67, 290.5400000000001, 408.74, 286.38000000000005], [408.74, 286.38000000000005, 407.36, 284.9200000000001, 402.49, 282.1700000000001, 402.33, 280.53000000000003], [402.33, 280.53000000000003, 404.45, 268.99, 407.07, 257.47, 408.65, 245.84000000000003], [408.65, 245.84000000000003, 410.82, 229.89000000000004, 411.5, 216.73000000000002, 408.54999999999995, 200.79000000000002], [408.54999999999995, 200.79000000000002, 407.63999999999993, 195.88000000000002, 406.75999999999993, 190.45000000000002, 403.92999999999995, 186.23000000000002], [403.92999999999995, 186.23000000000002, 404.65, 185.46, 406.0199999999999, 186.82000000000002, 406.59999999999997, 187.29000000000002], [406.59999999999997, 187.29000000000002, 414.05999999999995, 193.31000000000003, 421.26, 204.31000000000003, 424.95, 213.15000000000003], [424.95, 213.15000000000003, 432.7, 231.72000000000003, 426.02, 253.74000000000004, 425.22999999999996, 273.09000000000003], [425.22999999999996, 273.09000000000003, 424.77, 284.39000000000004, 432.64, 296.74, 433.73999999999995, 307.72], [433.73999999999995, 307.72, 439.03, 360.74, 428.87999999999994, 418.65000000000003, 418.15999999999997, 470.62], [418.15999999999997, 470.62, 412.97999999999996, 495.75, 400.32, 509.05, 384.76, 528.3], [384.76, 528.3, 375.99, 539.14, 366.49, 550.8499999999999, 356.90999999999997, 560.9], [356.90999999999997, 560.9, 344.13, 574.29, 339.2, 579.35, 319.60999999999996, 580.27], [319.60999999999996, 580.27, 306.62999999999994, 580.88, 274.99999999999994, 581.8199999999999, 263.84, 577.4399999999999], [263.84, 577.4399999999999, 252.68, 573.06, 236.92999999999998, 555.41, 228.53999999999996, 546.7099999999999], [228.53999999999996, 546.7099999999999, 216.42999999999995, 534.15, 203.05999999999997, 519.9499999999999, 192.09999999999997, 506.4599999999999], [192.09999999999997, 506.4599999999999, 180.02999999999997, 491.5999999999999, 176.67999999999998, 483.68999999999994, 173.08999999999997, 464.74999999999994], [173.08999999999997, 464.74999999999994, 167.07999999999998, 432.98999999999995, 161.03999999999996, 397.74999999999994, 157.02999999999997, 365.73999999999995], [157.02999999999997, 365.73999999999995, 154.86999999999998, 348.50999999999993, 154.49999999999997, 328.19999999999993, 156.42999999999998, 310.93999999999994], [156.42999999999998, 310.93999999999994, 157.84999999999997, 298.25999999999993, 164.35999999999999, 291.92999999999995, 169.04999999999998, 280.93999999999994], [169.04999999999998, 280.93999999999994, 173.70999999999998, 270.00999999999993, 170.08999999999997, 255.61999999999995, 169.70999999999998, 243.81999999999994], [169.70999999999998, 243.81999999999994, 169.45, 235.75999999999993, 169.02999999999997, 224.95999999999992, 170.95, 217.30999999999995], [170.95, 217.30999999999995, 173.66, 206.53999999999994, 180.91, 197.08999999999995, 185.45, 187.06999999999994], [185.45, 187.06999999999994, 186.75, 184.60999999999993, 189.42, 187.74999999999994, 189.41, 189.36999999999995], [189.41, 189.36999999999995, 178.68, 219.53999999999996, 189.74, 250.68999999999994, 193.16, 281.0899999999999], [193.16, 281.0899999999999, 192.91, 282.3399999999999, 188.99, 284.7699999999999, 187.82, 285.87999999999994], [187.82, 285.87999999999994, 183.43, 290.00999999999993, 178.7, 294.9699999999999, 175.14, 299.8299999999999], [175.14, 299.8299999999999, 169.98, 306.8999999999999, 168.07, 310.43999999999994, 167.57999999999998, 319.42999999999995], [167.57999999999998, 319.42999999999995, 166.99999999999997, 329.92999999999995, 166.91, 344.69999999999993, 167.60999999999999, 355.15], [167.60999999999999, 355.15, 169.17, 378.64, 186.91, 397.49, 200.60999999999999, 415.09], [200.60999999999999, 415.09, 200.60333333333332, 415.0833333333333, 200.59666666666666, 415.07666666666665, 200.59, 415.07], [402.33, 530.7, 402.13, 541.44, 401.10999999999996, 552.2, 400.72999999999996, 562.9100000000001], [400.72999999999996, 562.9100000000001, 400.37999999999994, 572.4800000000001, 400.86999999999995, 582.1400000000001, 400.2, 591.7], [400.2, 591.7, 398.63, 614.33, 392.97999999999996, 638.23, 376.78999999999996, 654.85], [376.78999999999996, 654.85, 382.78999999999996, 618.98, 385.96, 582.72, 388.51, 546.44], [388.51, 546.44, 388.81, 545.1, 398.25, 534.12, 399.93, 532.3000000000001], [399.93, 532.3000000000001, 400.57, 531.61, 401.27, 530.58, 402.33, 530.71], [402.33, 530.71, 402.33, 530.7066666666667, 402.33, 530.7033333333334, 402.33, 530.7], [344.62, 439.89, 340.91, 444.47999999999996, 335.19, 445.15, 329.67, 445.97999999999996], [329.67, 445.97999999999996, 329.8, 444.56999999999994, 332.91, 442.65999999999997, 331.83000000000004, 441.15], [331.83000000000004, 441.15, 329.12000000000006, 439.96, 324.15000000000003, 438.5, 321.26000000000005, 439.15999999999997], [321.26000000000005, 439.15999999999997, 319.38000000000005, 439.59, 317.66, 442.30999999999995, 316.05000000000007, 443.53], [316.05000000000007, 443.53, 310.6600000000001, 447.61999999999995, 301.58000000000004, 449.88, 295.38000000000005, 446.2], [295.38000000000005, 446.2, 293.34000000000003, 444.99, 291.24000000000007, 441.52, 289.22, 440.11], [289.22, 440.11, 285.29, 437.35, 282.1, 439.33000000000004, 277.77000000000004, 439.58000000000004], [277.77000000000004, 439.58000000000004, 277.48, 438.16, 278.13000000000005, 438.66, 278.82000000000005, 438.26000000000005], [278.82000000000005, 438.26000000000005, 280.75000000000006, 437.12000000000006, 286.7300000000001, 434.36000000000007, 288.7300000000001, 434.28000000000003], [288.7300000000001, 434.28000000000003, 290.7300000000001, 434.2, 294.43000000000006, 438.09000000000003, 296.44000000000005, 439.28000000000003], [296.44000000000005, 439.28000000000003, 301.30000000000007, 442.15000000000003, 305.22, 442.71000000000004, 310.6000000000001, 440.76000000000005], [310.6000000000001, 440.76000000000005, 313.4000000000001, 439.74000000000007, 319.50000000000006, 434.97, 321.19000000000005, 434.80000000000007], [321.19000000000005, 434.80000000000007, 322.88000000000005, 434.6300000000001, 327.57000000000005, 436.06000000000006, 329.51000000000005, 436.55000000000007], [329.51000000000005, 436.55000000000007, 332.63000000000005, 437.3400000000001, 337.13000000000005, 440.64000000000004, 338.86000000000007, 437.07000000000005], [338.86000000000007, 437.07000000000005, 342.50000000000006, 429.52000000000004, 334.3500000000001, 414.78000000000003, 328.3500000000001, 410.01000000000005], [328.3500000000001, 410.01000000000005, 322.3500000000001, 405.24000000000007, 322.69000000000005, 411.88000000000005, 320.0800000000001, 412.95000000000005], [320.0800000000001, 412.95000000000005, 319.2300000000001, 413.30000000000007, 318.3500000000001, 411.04, 318.2500000000001, 410.53000000000003], [318.2500000000001, 410.53000000000003, 317.5700000000001, 407.04, 317.7500000000001, 399.6, 317.66000000000014, 395.65000000000003], [317.66000000000014, 395.65000000000003, 317.39000000000016, 383.25000000000006, 316.8000000000001, 367.83000000000004, 317.66000000000014, 355.65000000000003], [317.66000000000014, 355.65000000000003, 317.73000000000013, 354.62000000000006, 317.97000000000014, 353.72, 318.22000000000014, 352.75000000000006], [318.22000000000014, 352.75000000000006, 319.10000000000014, 352.11000000000007, 321.8700000000001, 356.59000000000003, 322.3700000000001, 357.38000000000005], [322.3700000000001, 357.38000000000005, 328.47000000000014, 367.03000000000003, 333.4300000000001, 377.49000000000007, 339.3700000000001, 387.25000000000006], [339.3700000000001, 387.25000000000006, 341.29000000000013, 391.64000000000004, 338.54000000000013, 395.55000000000007, 337.54000000000013, 399.52000000000004], [337.54000000000013, 399.52000000000004, 333.98000000000013, 413.63000000000005, 355.8800000000001, 425.99, 344.6100000000001, 439.91], [344.6100000000001, 439.91, 344.6133333333334, 439.90333333333336, 344.61666666666673, 439.89666666666665, 344.62, 439.89], [257.01, 729.97, 245.87, 727.58, 235.45999999999998, 720.5400000000001, 224.64999999999998, 717.34], [224.64999999999998, 717.34, 207.90999999999997, 712.39, 186.58999999999997, 710.38, 169.04999999999998, 706.9200000000001], [169.04999999999998, 706.9200000000001, 142.95, 701.7700000000001, 108.79999999999998, 696.8100000000001, 84.18999999999998, 688.47], [84.18999999999998, 688.47, 83.36999999999999, 688.19, 82.66999999999999, 688.94, 82.93999999999998, 687.35], [82.93999999999998, 687.35, 86.89999999999998, 687.4200000000001, 90.95999999999998, 687.5600000000001, 94.90999999999998, 687.88], [94.90999999999998, 687.88, 125.29999999999998, 690.37, 158.25, 695.56, 188.52999999999997, 700.2], [188.52999999999997, 700.2, 198.98999999999998, 701.8000000000001, 215.51999999999998, 703.5300000000001, 225.08999999999997, 706.7700000000001], [225.08999999999997, 706.7700000000001, 229.45, 708.2500000000001, 239.15999999999997, 715.8100000000001, 243.33999999999997, 718.8800000000001], [243.33999999999997, 718.8800000000001, 247.96999999999997, 722.2800000000001, 253.02999999999997, 725.9200000000001, 257.01, 729.9700000000001], [257.01, 729.9700000000001, 257.01, 729.9700000000001, 257.01, 729.97, 257.01, 729.97], [504.53, 684.69, 504.53, 685.5, 502.92999999999995, 685.6800000000001, 502.28, 685.8900000000001], [502.28, 685.8900000000001, 458.02, 700.5000000000001, 411.78, 709.8500000000001, 366.22999999999996, 719.6800000000001], [366.22999999999996, 719.6800000000001, 362.30999999999995, 721.45, 358.65, 723.7800000000001, 354.99999999999994, 726.0200000000001], [354.99999999999994, 726.0200000000001, 351.3499999999999, 728.2600000000001, 347.75999999999993, 731.58, 343.7799999999999, 732.6300000000001], [343.7799999999999, 732.6300000000001, 352.99999999999994, 723.1300000000001, 362.5899999999999, 713.9100000000001, 372.7999999999999, 705.4800000000001], [372.7999999999999, 705.4800000000001, 389.7999999999999, 702.8600000000001, 406.8599999999999, 700.2900000000001, 423.7899999999999, 697.3900000000001], [423.7899999999999, 697.3900000000001, 450.63999999999993, 692.8000000000001, 477.3299999999999, 686.9600000000002, 504.5299999999999, 684.69], [504.5299999999999, 684.69, 504.5299999999999, 684.69, 504.53, 684.69, 504.53, 684.69], [189.4, 629.8, 186.16, 626.3599999999999, 184.25, 621.53, 182.61, 617.15], [182.61, 617.15, 176.32000000000002, 600.36, 179.19000000000003, 584.11, 179.31, 566.6899999999999], [179.31, 566.6899999999999, 179.43, 549.4999999999999, 179.03, 532.3499999999999, 179.83, 515.2399999999999], [179.83, 515.2399999999999, 183.20666666666668, 520.4699999999999, 186.58333333333334, 525.6999999999999, 189.96, 530.93], [189.96, 530.93, 189.43, 549.2233333333332, 188.9, 567.5166666666667, 188.37, 585.81], [188.37, 585.81, 188.71333333333334, 600.4733333333332, 189.05666666666667, 615.1366666666667, 189.4, 629.8], [283.62, 309.04, 283.8, 310.16, 283.46, 310.92, 283.01, 311.89000000000004], [283.01, 311.89000000000004, 281.53, 315.06000000000006, 274.27, 323.30000000000007, 271.34999999999997, 325.26000000000005], [271.34999999999997, 325.26000000000005, 270.05999999999995, 326.12000000000006, 268.40999999999997, 327.2300000000001, 266.86999999999995, 327.21000000000004], [266.86999999999995, 327.21000000000004, 242.81999999999994, 321.4166666666667, 218.76999999999995, 315.6233333333334, 194.71999999999994, 309.83000000000004], [194.71999999999994, 309.83000000000004, 194.74999999999994, 308.39000000000004, 200.53999999999994, 304.35, 201.87999999999994, 304.31000000000006], [201.87999999999994, 304.31000000000006, 222.35999999999993, 305.26000000000005, 242.12999999999994, 310.93000000000006, 262.19999999999993, 314.2200000000001], [262.19999999999993, 314.2200000000001, 271.0899999999999, 315.68000000000006, 276.0999999999999, 313.50000000000006, 283.60999999999996, 309.0400000000001], [283.60999999999996, 309.0400000000001, 283.6133333333333, 309.0400000000001, 283.6166666666667, 309.04, 283.62, 309.04], [404.23, 310.35, 404.61, 310.67, 404.76, 311.35, 405.52000000000004, 311.18], [405.52000000000004, 311.18, 405.72, 311.54, 404.94000000000005, 312.0, 404.6, 312.11], [404.6, 312.11, 399.64000000000004, 313.64, 391.81, 314.02000000000004, 386.34000000000003, 315.15000000000003], [386.34000000000003, 315.15000000000003, 369.63000000000005, 318.62000000000006, 353.24, 323.54, 336.58000000000004, 327.20000000000005], [336.58000000000004, 327.20000000000005, 334.44000000000005, 327.07000000000005, 330.89000000000004, 322.04, 329.71000000000004, 320.18000000000006], [329.71000000000004, 320.18000000000006, 327.81000000000006, 317.1700000000001, 326.28000000000003, 313.9000000000001, 325.67, 310.37000000000006], [325.67, 310.37000000000006, 326.11, 309.5300000000001, 326.6, 310.32000000000005, 327.01, 310.63000000000005], [327.01, 310.63000000000005, 329.94, 312.7900000000001, 332.68, 315.7300000000001, 336.58, 316.01000000000005], [336.58, 316.01000000000005, 356.06, 312.14000000000004, 375.39, 307.61000000000007, 395.15999999999997, 305.29], [395.15999999999997, 305.29, 397.43999999999994, 305.33000000000004, 402.41999999999996, 308.81, 404.22999999999996, 310.34000000000003], [404.22999999999996, 310.34000000000003, 404.22999999999996, 310.34333333333336, 404.23, 310.3466666666667, 404.23, 310.35], [349.63, 493.4, 345.7, 491.54999999999995, 341.65999999999997, 489.85999999999996, 337.73, 488.0], [337.73, 488.0, 333.80000000000007, 486.14000000000004, 319.67, 478.1, 316.92, 478.02], [316.92, 478.02, 314.43, 477.94, 310.7, 480.41999999999996, 308.14000000000004, 480.90999999999997], [308.14000000000004, 480.90999999999997, 302.28000000000003, 482.02, 300.40000000000003, 478.96999999999997, 295.48, 478.08], [295.48, 478.08, 292.07, 477.46999999999997, 280.58000000000004, 482.51, 276.73, 484.09999999999997], [276.73, 484.09999999999997, 270.08000000000004, 486.84, 263.72, 490.26, 257.02000000000004, 492.86999999999995], [257.02000000000004, 492.86999999999995, 270.1, 485.6266666666666, 283.18000000000006, 478.38333333333327, 296.26000000000005, 471.13999999999993], [296.26000000000005, 471.13999999999993, 300.14000000000004, 469.19999999999993, 302.24000000000007, 474.0199999999999, 306.25000000000006, 473.7199999999999], [306.25000000000006, 473.7199999999999, 308.74000000000007, 473.5299999999999, 311.62000000000006, 470.4099999999999, 314.25000000000006, 469.9799999999999], [314.25000000000006, 469.9799999999999, 322.7200000000001, 475.1499999999999, 331.57000000000005, 479.8599999999999, 339.81000000000006, 485.3999999999999], [339.81000000000006, 485.3999999999999, 342.44000000000005, 487.1699999999999, 346.24000000000007, 489.5799999999999, 348.5400000000001, 491.5799999999999], [348.5400000000001, 491.5799999999999, 349.1500000000001, 492.1099999999999, 349.86000000000007, 492.3999999999999, 349.6400000000001, 493.3999999999999], [349.6400000000001, 493.3999999999999, 349.6366666666667, 493.3999999999999, 349.6333333333334, 493.4, 349.63, 493.4], [220.18, 344.32, 222.61, 349.09999999999997, 230.94, 354.51, 236.27, 353.57], [236.27, 353.57, 241.60000000000002, 352.63, 244.66000000000003, 348.12, 247.8, 344.28], [247.8, 344.28, 248.98000000000002, 343.98999999999995, 258.05, 347.4, 258.07, 348.2], [258.07, 348.2, 241.88, 361.26, 221.17, 360.09, 204.85, 347.92], [204.85, 347.92, 204.63, 346.56, 204.97, 347.1, 205.59, 346.81], [205.59, 346.81, 207.38, 345.99, 219.1, 343.68, 220.17000000000002, 344.31], [220.17000000000002, 344.31, 220.17333333333335, 344.31333333333333, 220.17666666666668, 344.31666666666666, 220.18, 344.32], [394.35, 347.94, 395.01000000000005, 348.65, 391.89000000000004, 350.61, 391.33000000000004, 351.03], [391.33000000000004, 351.03, 383.24000000000007, 357.09, 371.74000000000007, 360.32, 361.76000000000005, 358.45], [361.76000000000005, 358.45, 358.58000000000004, 357.84999999999997, 343.44000000000005, 352.22999999999996, 342.20000000000005, 349.78999999999996], [342.20000000000005, 349.78999999999996, 341.96000000000004, 348.56999999999994, 342.73, 349.12999999999994, 343.45000000000005, 348.92999999999995], [343.45000000000005, 348.92999999999995, 344.80000000000007, 348.55999999999995, 349.39000000000004, 347.18999999999994, 350.34000000000003, 347.4599999999999], [350.34000000000003, 347.4599999999999, 358.02000000000004, 357.25999999999993, 370.76000000000005, 356.2999999999999, 376.61, 345.3499999999999], [376.61, 345.3499999999999, 382.7, 344.81999999999994, 388.57, 346.4699999999999, 394.36, 347.9299999999999], [394.36, 347.9299999999999, 394.3566666666667, 347.9333333333333, 394.35333333333335, 347.9366666666666, 394.35, 347.94], [323.55, 519.51, 321.32, 522.0699999999999, 315.89, 526.65, 312.67, 527.0], [312.67, 527.0, 307.23, 527.59, 300.32, 525.69, 294.65000000000003, 526.33], [294.65000000000003, 526.33, 291.86333333333334, 524.1433333333334, 289.0766666666667, 521.9566666666667, 286.29, 519.7700000000001], [286.29, 519.7700000000001, 286.08000000000004, 518.6000000000001, 286.84000000000003, 518.9700000000001, 287.65000000000003, 518.9600000000002], [287.65000000000003, 518.9600000000002, 299.61, 518.7300000000001, 311.6, 519.0800000000002, 323.56000000000006, 519.5200000000001], [323.56000000000006, 519.5200000000001, 323.55666666666673, 519.5166666666668, 323.55333333333334, 519.5133333333333, 323.55, 519.51], [293.2, 343.14, 293.96999999999997, 345.49, 294.17, 347.84, 294.28999999999996, 350.3], [294.28999999999996, 350.3, 295.09, 367.33000000000004, 294.14, 385.40000000000003, 294.24999999999994, 402.57], [294.24999999999994, 402.57, 294.2799999999999, 406.53, 295.13999999999993, 408.4, 293.8999999999999, 412.84], [293.8999999999999, 412.84, 293.62999999999994, 413.78, 293.4299999999999, 415.47999999999996, 292.1499999999999, 415.07], [292.1499999999999, 415.07, 291.8366666666666, 408.81333333333333, 291.52333333333326, 402.5566666666667, 291.2099999999999, 396.3], [291.2099999999999, 396.3, 291.3466666666666, 392.71000000000004, 291.4833333333333, 389.12, 291.61999999999995, 385.53000000000003], [291.61999999999995, 385.53000000000003, 291.42999999999995, 384.46333333333337, 291.23999999999995, 383.3966666666667, 291.04999999999995, 382.33000000000004], [291.04999999999995, 382.33000000000004, 292.25999999999993, 370.83000000000004, 289.5799999999999, 356.67, 291.04999999999995, 345.52000000000004], [291.04999999999995, 345.52000000000004, 291.21999999999997, 344.25000000000006, 291.69999999999993, 343.08000000000004, 293.19999999999993, 343.15000000000003], [293.19999999999993, 343.15000000000003, 293.19999999999993, 343.1466666666667, 293.2, 343.1433333333333, 293.2, 343.14], [459.6, 321.07, 452.85, 328.33, 450.18, 333.93, 444.82000000000005, 341.7], [444.82000000000005, 341.7, 444.25000000000006, 342.52, 443.43000000000006, 344.4, 442.26000000000005, 344.2], [442.26000000000005, 344.2, 442.7300000000001, 334.56, 445.84000000000003, 327.74, 451.62000000000006, 320.27], [451.62000000000006, 320.27, 454.08000000000004, 317.09, 459.5300000000001, 309.26, 463.8400000000001, 313.79999999999995], [463.8400000000001, 313.79999999999995, 466.0900000000001, 316.16999999999996, 461.4100000000001, 319.11999999999995, 459.6000000000001, 321.05999999999995], [459.6000000000001, 321.05999999999995, 459.6000000000001, 321.0633333333333, 459.6, 321.06666666666666, 459.6, 321.07], [440.13, 398.55, 441.99, 390.75, 448.39, 385.44, 452.06, 378.79], [452.06, 378.79, 456.38, 370.97, 454.5, 364.88, 455.62, 356.77000000000004], [455.62, 356.77000000000004, 456.16, 352.85, 458.01, 355.8, 458.62, 357.93000000000006], [458.62, 357.93000000000006, 460.99, 366.1600000000001, 458.23, 378.5300000000001, 453.56, 385.62000000000006], [453.56, 385.62000000000006, 452.47, 387.27000000000004, 441.88, 400.30000000000007, 440.13, 398.55000000000007], [440.13, 398.55000000000007, 440.13, 398.55000000000007, 440.13, 398.55, 440.13, 398.55], [320.89, 741.16, 319.65, 742.4933333333333, 318.40999999999997, 743.8266666666666, 317.16999999999996, 745.16], [317.16999999999996, 745.16, 314.50999999999993, 747.38, 306.9, 752.87, 303.59999999999997, 752.88], [303.59999999999997, 752.88, 297.02, 752.91, 287.56999999999994, 744.59, 283.09999999999997, 740.09], [283.09999999999997, 740.09, 290.15999999999997, 740.64, 298.7, 746.24, 305.59999999999997, 745.2900000000001], [305.59999999999997, 745.2900000000001, 310.51, 744.6100000000001, 315.9, 741.8900000000001, 320.89, 741.1600000000001], [320.89, 741.1600000000001, 320.89, 741.1600000000001, 320.89, 741.16, 320.89, 741.16], [271.91, 172.11, 271.98, 172.9, 272.48, 173.34, 272.19, 174.20000000000002], [272.19, 174.20000000000002, 271.55, 176.08, 262.86, 184.96, 263.4, 185.42000000000002], [263.4, 185.42000000000002, 268.65, 183.21, 273.39, 180.22000000000003, 278.71, 178.10000000000002], [278.71, 178.10000000000002, 282.41999999999996, 176.62000000000003, 286.84, 175.05, 290.7, 174.12000000000003], [290.7, 174.12000000000003, 291.38, 173.96000000000004, 291.71, 173.08000000000004, 291.61, 174.49000000000004], [291.61, 174.49000000000004, 279.5466666666667, 180.97666666666672, 267.48333333333335, 187.46333333333337, 255.42000000000002, 193.95000000000005], [255.42000000000002, 193.95000000000005, 258.01, 185.33000000000004, 263.61, 176.15000000000003, 271.91, 172.11000000000004], [271.91, 172.11000000000004, 271.91, 172.11000000000004, 271.91, 172.11, 271.91, 172.11], [373.06, 177.43, 358.24666666666667, 182.22666666666666, 343.43333333333334, 187.02333333333334, 328.62, 191.82], [328.62, 191.82, 327.66, 191.14, 328.84000000000003, 190.69, 329.24, 190.31], [329.24, 190.31, 334.25, 185.62, 354.44, 177.42000000000002, 361.08, 177.42000000000002], [361.08, 177.42000000000002, 365.0733333333333, 177.42000000000002, 369.06666666666666, 177.42000000000002, 373.06, 177.42000000000002], [373.06, 177.42000000000002, 373.06, 177.42333333333335, 373.06, 177.42666666666668, 373.06, 177.43], [140.96, 343.14, 136.94, 337.40999999999997, 133.88, 331.16999999999996, 129.47, 325.61], [129.47, 325.61, 127.78999999999999, 323.5, 120.39, 316.43, 119.93, 315.42], [119.93, 315.42, 119.07000000000001, 313.52000000000004, 120.97000000000001, 312.40000000000003, 122.89, 312.99], [122.89, 312.99, 126.03, 313.95, 132.49, 320.95, 134.49, 323.78000000000003], [134.49, 323.78000000000003, 138.36, 329.22, 141.38, 336.35, 140.96, 343.14000000000004], [140.96, 343.14000000000004, 140.96, 343.14000000000004, 140.96, 343.14, 140.96, 343.14], [274.57, 445.98, 258.11, 440.19, 264.68, 418.87, 275.09999999999997, 410.81], [275.09999999999997, 410.81, 275.28, 415.48, 272.17999999999995, 419.44, 270.84, 423.86], [270.84, 423.86, 269.58, 427.99, 268.54999999999995, 432.39, 269.76, 436.68], [269.76, 436.68, 270.7, 440.02, 273.31, 442.79, 274.57, 445.98], [332.07, 170.51, 321.63, 178.98, 310.01, 185.85999999999999, 297.48, 190.75], [297.48, 190.75, 299.24666666666667, 188.52333333333334, 301.0133333333334, 186.29666666666665, 302.78000000000003, 184.07], [302.78000000000003, 184.07, 308.66, 178.56, 313.87, 177.81, 320.89000000000004, 175.03], [320.89000000000004, 175.03, 324.6, 173.56, 328.21000000000004, 171.04, 332.08000000000004, 170.51], [332.08000000000004, 170.51, 332.0766666666667, 170.51, 332.0733333333333, 170.51, 332.07, 170.51], [326.22, 498.2, 326.22, 498.72999999999996, 326.22, 499.26, 326.22, 499.78999999999996], [326.22, 499.78999999999996, 315.69000000000005, 500.23999999999995, 304.53000000000003, 500.84, 293.99, 500.34999999999997], [293.99, 500.34999999999997, 291.96000000000004, 500.26, 287.28000000000003, 500.04999999999995, 285.61, 499.67999999999995], [285.61, 499.67999999999995, 284.59000000000003, 499.44999999999993, 283.78000000000003, 498.68999999999994, 283.11, 497.92999999999995], [283.11, 497.92999999999995, 283.90333333333336, 497.46999999999997, 284.69666666666666, 497.00999999999993, 285.49, 496.54999999999995], [285.49, 496.54999999999995, 289.54, 496.96, 294.23, 497.56999999999994, 298.25, 497.68999999999994], [298.25, 497.68999999999994, 307.66, 497.9599999999999, 317.07, 495.60999999999996, 326.22, 498.19999999999993], [326.22, 498.19999999999993, 326.22, 498.19999999999993, 326.22, 498.2, 326.22, 498.2], [129.26, 326.62, 127.83999999999999, 336.83666666666664, 126.41999999999999, 347.05333333333334, 124.99999999999999, 357.27], [124.99999999999999, 357.27, 124.64666666666665, 357.5333333333333, 124.29333333333332, 357.7966666666667, 123.93999999999998, 358.06], [123.93999999999998, 358.06, 121.03999999999998, 347.36, 122.91999999999999, 337.32, 125.99999999999999, 326.93], [125.99999999999999, 326.93, 127.08666666666666, 326.82666666666665, 128.17333333333332, 326.72333333333336, 129.26, 326.62], [148.42, 383.64, 146.67, 381.25, 141.01999999999998, 372.61, 141.04, 370.05], [141.04, 370.05, 141.04, 369.18, 143.44, 361.09000000000003, 143.92, 359.66], [143.92, 359.66, 145.07, 356.21000000000004, 146.83999999999997, 362.75, 147.11999999999998, 363.90000000000003], [147.11999999999998, 363.90000000000003, 147.45, 365.27000000000004, 148.42999999999998, 370.03000000000003, 148.42999999999998, 371.11], [148.42999999999998, 371.11, 148.42999999999998, 375.28333333333336, 148.42999999999998, 379.45666666666665, 148.42999999999998, 383.63], [148.42999999999998, 383.63, 148.42666666666665, 383.6333333333333, 148.42333333333332, 383.63666666666666, 148.42, 383.64], [138.57, 389.51, 139.51, 389.49, 148.57999999999998, 396.28, 149.75, 397.49], [149.75, 397.49, 151.35, 399.16, 155.11, 404.54, 150.01, 403.11], [150.01, 403.11, 147.17, 402.31, 141.29999999999998, 396.31, 139.69, 393.72], [139.69, 393.72, 139.39, 393.24, 137.01, 389.55, 138.57999999999998, 389.51000000000005], [138.57999999999998, 389.51000000000005, 138.57666666666665, 389.51000000000005, 138.57333333333332, 389.51, 138.57, 389.51]];
function setup() {
  createCanvas(595.28, 841.89);
  colorMode(HSB, 360, 100, 100, 1);
}

function draw() {
  drawBackgroundGradient();
  push();
  translate(0, 0);
  scale(1.02);

  // Reconstruct once; keep stable order so indices don't change
  if (!__paths) __paths = groupSegmentsIntoPaths(segments);

  // --- Paint order: background -> silhouette -> planes -> cuts ---
  // A) Silhouette (fill)
  if (IDX.silhouette.length) {
    fill(COL.navy);
    noStroke();
    drawCompoundFill(__paths, IDX.silhouette, IDX.holesInSilhouette);
  }

  // B) Blue planes (filled shapes)
  for (const i of IDX.bluePlanes) {
    fill(COL.blue);
    noStroke();
    drawClosedPath(__paths[i]);
  }

  // C) Accent cuts (stroked only)
  stroke(COL.blueDeep);
  strokeWeight(3);
  strokeCap(ROUND);
  strokeJoin(ROUND);
  noFill();
  for (const i of IDX.deepCuts) {
    drawOpenPath(__paths[i]);
  }

  if (SHOW_INDEX_OVERLAY) drawPathIndexOverlay(__paths); // turn on to collect indices
  pop();
  
}

// ---------- Background gradient ----------
function drawBackgroundGradient() {
  // Normalize mouse to 0..1 (works even when mouse is outside the canvas)
  const mx = constrain(mouseX / width,  0, 1);
  const my = constrain(mouseY / height, 0, 1);

  // Use mouseX to steer hue, mouseY to steer saturation/brightness.
  // Feel free to tweak the ranges to taste.
  const baseHue = map(mx, 0, 1, 20, 220, true);     // left→right: orange → blue
  const sat     = map(my, 0, 1, 70, 90,  true);     // bottom→top: more vivid
  const bTop    = map(my, 0, 1, 95, 70,  true);     // top band gets darker as you go down
  const bMid    = map(my, 0, 1, 90, 65,  true);
  const bBot    = map(my, 0, 1, 80, 60,  true);

  // Create three stops. We offset hue a little so the gradient has color depth.
  const topCol = color((baseHue +  0) % 360, sat, bTop);
  const midCol = color((baseHue + 20) % 360, sat, bMid);
  const botCol = color((baseHue + 40) % 360, sat, bBot);

  // Draw vertical 2-phase gradient (top→mid→bottom)
  for (let y = 0; y < height; y++) {
    const t = y / (height - 1);
    const c = (t < 0.5)
      ? lerpColor(topCol, midCol, t / 0.5)
      : lerpColor(midCol, botCol, (t - 0.5) / 0.5);
    stroke(c);
    line(0, y, width, y);
  }
  noStroke();
}




// ---------- Data model helpers ----------
/*
Each "segment" is [x1,y1, cx1,cy1, cx2,cy2, x2,y2].
The SVG had 27 <path> elements originally. We infer path breaks
whenever the next segment's start is NOT close to the previous segment's end.
*/
function groupSegmentsIntoPaths(segs, jumpThreshold = 2.5) {
  const paths = [];
  let current = [];
  for (let i = 0; i < segs.length; i++) {
    const s = segs[i];
    if (current.length === 0) {
      current.push(s);
    } else {
      const prev = current[current.length - 1];
      const [px, py] = [prev[6], prev[7]];      // previous end
      const [nx, ny] = [s[0], s[1]];            // next start
      const dx = nx - px, dy = ny - py;
      const dist = Math.hypot(dx, dy);
      // If we "jump", we are starting a new path
      if (dist > jumpThreshold) {
        paths.push(current);
        current = [s];
      } else {
        current.push(s);
      }
    }
  }
  if (current.length) paths.push(current);
  return paths;
}

// ---------- Path drawing ----------
/*
Draw a CLOSED path (filled) by chaining bezierVertex().
Assumes the path is reasonably closed; we force CLOSE on endShape().
*/
function drawClosedPath(path) {
  const first = path[0];
  beginShape();
  vertex(first[0], first[1]); // moveTo (start)
  for (const s of path) {
    bezierVertex(s[2], s[3], s[4], s[5], s[6], s[7]);
  }
  endShape(CLOSE);
}

/*
Draw an OPEN path (stroked only).
(We don't CLOSE here; good for tiny accent cuts)
*/
function drawOpenPath(path) {
  const first = path[0];
  beginShape();
  vertex(first[0], first[1]);
  for (const s of path) {
    bezierVertex(s[2], s[3], s[4], s[5], s[6], s[7]);
  }
  endShape();
}

// ---------- Area approximation (for auto-color grouping) ----------
/*
We approximate area by flattening the cubic path into a polyline and
using the signed polygon area. Big positive |area| => likely a filled region.
This doesn’t have to be perfect—just good enough to rank paths.
*/
function approxPathArea(path, stepsPerSeg = 12) {
  const pts = [];
  // sample each cubic segment into "stepsPerSeg" straight segments
  const last = path[path.length - 1];
  let prev = [path[0][0], path[0][1]];
  pts.push(prev);

  for (const s of path) {
    for (let i = 1; i <= stepsPerSeg; i++) {
      const t = i / stepsPerSeg;
      // De Casteljau evaluation of cubic Bezier at t
      const x = cubicAt(s[0], s[2], s[4], s[6], t);
      const y = cubicAt(s[1], s[3], s[5], s[7], t);
      pts.push([x, y]);
      prev = [x, y];
    }
  }

  // polygon area (shoelace)
  let area = 0;
  for (let i = 0; i < pts.length; i++) {
    const [x1, y1] = pts[i];
    const [x2, y2] = pts[(i + 1) % pts.length];
    area += x1 * y2 - x2 * y1;
  }
  return Math.abs(area) * 0.5;
}

function cubicAt(p0, p1, p2, p3, t) {
  const mt = 1 - t;
  return mt*mt*mt*p0 + 3*mt*mt*t*p1 + 3*mt*t*t*p2 + t*t*t*p3;
}

let __paths;  // cache so indices stay stable across draws

function drawPathIndexOverlay(paths) {
  textAlign(CENTER, CENTER);
  textSize(10);
  noStroke();
  for (let i = 0; i < paths.length; i++) {
    const p = paths[i];
    // faint random fill to see extents
    fill(0, 0, 0, 0); // keep transparent fill
    stroke(0, 20);    // light outline
    strokeWeight(1);
    drawOpenPath(p);
    // label at centroid
    const c = centroidOfPath(p);
    noStroke(); fill(0); rect(c.x-8, c.y-6, 16, 12); // label bg
    fill(255); text(i, c.x, c.y);                   // index
  }
}

function centroidOfPath(path) {
  // reuse approx sampler from before to get mean point
  const pts = samplePath(path, 10);
  let sx = 0, sy = 0;
  for (const [x,y] of pts) { sx+=x; sy+=y; }
  return {x: sx/pts.length, y: sy/pts.length};
}

function samplePath(path, stepsPerSeg=10) {
  const pts = [[path[0][0], path[0][1]]];
  for (const s of path) {
    for (let i=1;i<=stepsPerSeg;i++){
      const t = i/stepsPerSeg;
      pts.push([cubicAt(s[0],s[2],s[4],s[6],t),
                cubicAt(s[1],s[3],s[5],s[7],t)]);
    }
  }
  return pts;
}

// Fill one or more solids and subtract optional holes from each
function drawCompoundFill(paths, solids, holes) {
  if (!solids.length) return;
  for (const si of solids) {
    const solid = paths[si];
    beginShape();
    // outer
    vertex(solid[0][0], solid[0][1]);
    for (const s of solid) bezierVertex(s[2], s[3], s[4], s[5], s[6], s[7]);

    // subtract each hole (rare; usually you won't need this)
    for (const hi of holes) {
      const hole = paths[hi];
      beginContour();
      vertex(hole[0][0], hole[0][1]);
      for (const s of hole) bezierVertex(s[2], s[3], s[4], s[5], s[6], s[7]);
      endContour();
    }
    endShape(CLOSE);
  }
}
